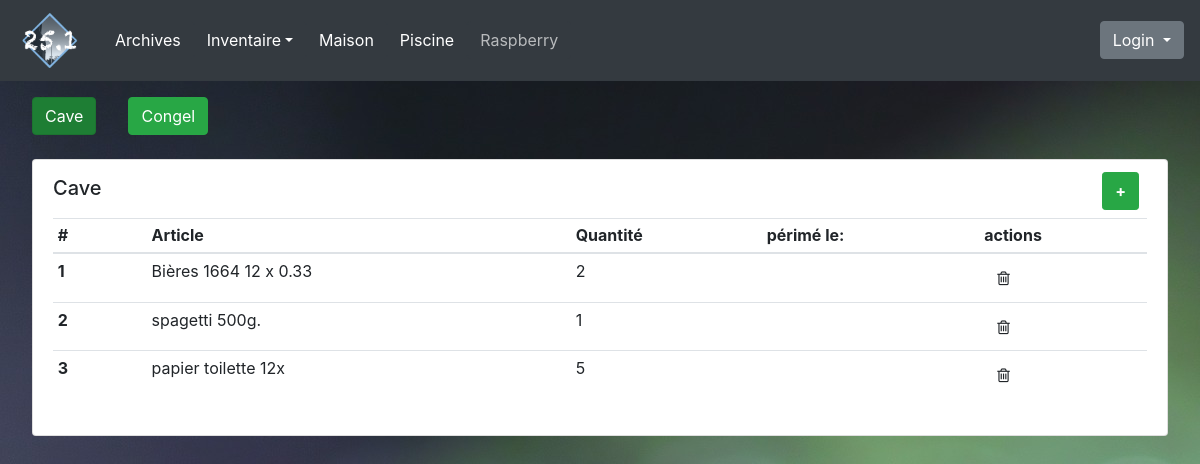
Screenshot of /inventaire2/ with the database file from the repository.
### appli/models.py (models this page shows, shortened)
class Cave(db.Model):
    __tablename__ = 'cave'
    id = db.Column(db.Integer, primary_key=True)
    article = db.Column(db.String(40), nullable=False)
    quantite = db.Column(db.Integer(), nullable=True)
    peremption = db.Column(db.String(), nullable=True)
    envoi_mail = db.Column(db.String(), nullable=True)
    entetes = [['article', 4], ['nb', 1], ['périmé le ', 2], ['mail', 1] ]
    champ_db = ['id', 'article', 'quantite', 'peremption', 'envoi_mail']

### appli/main.py (the view, shortened to what this page needs)
@app.route('/inventaire2/', methods=['POST', 'GET'])
def inventaire2():
    db = db_recup('cave')
    return render_template('inventaire2.html',
                           db=db,
                           )

### appli/fonctions.py (called while the page is built)
def db_recup(dbase):
    database = {'cave': Cave, 'congel': Congel, 'users': Users}
    resultat = database[dbase].query.all()
    return resultat

### appli/templates/inventaire2.html (shortened to what this page needs)
{% extends "base.html" %}
{% block inventaire %}
    <div class="container.fluid m-3">
        <ul class="nav nav-pills mx-3 my-2" id="pills-tab" role="tablist">
            <li class="nav-item">
                <a class=" btn btn-success active mr-3" id="pills-cave-tab" data-toggle="pill" href="#pills-cave" role="tab" aria-controls="pills-cave" aria-selected="true">Cave</a>
            </li>
            <li class="nav-item">
                <a class="btn btn-success ml-3" id="pills-congel-tab" data-toggle="pill" href="#pills-congel" role="tab" aria-controls="pills-congel" aria-selected="false">Congel</a>
            </li>
        </ul>
        <div class="tab-content" id="pills-tabContent">
            <div class="tab-pane fade show active" id="pills-cave" role="tabpanel" aria-labelledby="pills-cave-tab">
                <div class="card mx-3 mt-4">
                    <div class="card-body">
                        <table class="table table-sm">
                                <thead>
                                  <tr>
                                    <th scope="col">#</th>
                                    <th scope="col">Article</th>
                                    <th scope="col">Quantité</th>
                                    <th scope="col">périmé le:</th>
                                    <th scope="col">actions</th>
                                  </tr>
                                </thead>
                                <tbody>
                                    {% for elem in db %}
                                        <tr id="tabl_db_{{ loop.index }}">
                                            <th scope="row">{{ loop.index }}<span id="tab_db_id_{{ loop.index }}" class="invisible">{{ elem.id }}</span></th>
                                            <td id="tab_db_art_{{ loop.index }}">{{ elem.article }}</td>
                                            <td id="tab_db_qua_{{ loop.index }}">{{ elem.quantite }}</td>
                                            <td id="tab_db_per_{{ loop.index }}">{{ elem.peremption }}</td>
                                            <td><button id="trash_{{ loop.index }}" class="btn" onclick="efface(this)"><i class="fa fa-trash-o mr-2  mt-n2" ></i></td>
                                        </tr>
                                        {% if loop.last %}
                                            {% set nb_elem = loop.length %}
                                            <div class="d-flex">
                                                <h5 class="my-2 mt-n1 mr-auto">Cave <spann id="nb_elem" class="invisible">{{ nb_elem }}</spann></h5>
                                                <spann id="db_add" class="btn btn-success rounded-sm m-2 font-weight-bolder ml-auto mt-n2"data-toggle="modal" data-target="#new_article"> + </spann>
                                            </div>
                                        {% endif%}
                                    {% endfor %}
                                </tbody>
                              </table>
                    </div>
                </div>
            </div>
        </div>
    </div>
{% endblock%}

### rows the page displays
Cave: article "Bières 1664 12 x 0.33", quantite "2"
Cave: article "spagetti 500g.", quantite "1"
Cave: article "papier toilette 12x", quantite "5"
